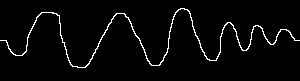
#> input picture Resources/wires/Cense_wire_01.png, 300 x 81 px, found by its file name
$ python simulatedWorld.py
#> lines starting #> are read from the running program, lines starting #| are printed output that depends on the picture; after the words box and inside, x2 and y2 are one past the last pixel; in counts of white or black regions, pixels touching at a corner belong together
### Cense/World/Simulated/worldParser.py
import numpy as np
import matplotlib.pyplot as plt
from PIL import Image
import sys

# world resolution
world_resolution = 25, 15


#
# Takes an image and creates a three dimensional array from it
# First and second dimensions being the coordinates of the pixel
# Third dimension being either 1 or 0 where a 1 represents the wire and a 0 represents the background
#
def create_wire_from_file(file_path=sys.path[2] + '/../Resources/wires/Cense_wire_01.png', debug=False):

    # Read image and export it as numpy array
#> called with debug = False
    image = Image.open(file_path)
#> image is the input picture: PIL image 300x81 RGBA; mean R, G, B, A 8, 8, 8, 255
    np_image = np.asarray(image, dtype=np.uint8)
    img_arr_cp = np.copy(np_image)

    # Visualize the array containing the world
    if debug:
        plt.imshow(img_arr_cp)
        plt.show()

    # Reduce the array to the red values
    wire_arr = np.array(img_arr_cp[:, :, 0])
#> wire_arr: shape (81, 300); 3.1% white in thin lines or dots, all inside (x1, y1, x2, y2) = (0, 8, 300, 68)
    # Where red values aren't 0 aka where the wire is black put a 1
    wire_arr[wire_arr > 0] = 1.0
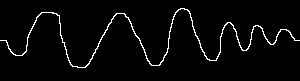
#> wire_arr: shape (81, 300); values 0 (black) and 1 (white), 3.1% white in thin lines or dots, all inside (x1, y1, x2, y2) = (0, 8, 300, 68)

    # Rotate the image array, so it can be accessed naturally with coordinates like self.__world[x,y]
    wire_arr_temp = np.zeros_like(wire_arr)
    # Turn around all lines
    for i in range(wire_arr.shape[0]):
        wire_arr_temp[i] = wire_arr[i][::-1]
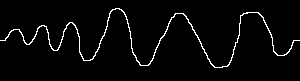
#> wire_arr_temp: shape (81, 300); values 0 (black) and 1 (white), 3.1% white in thin lines or dots, all inside (x1, y1, x2, y2) = (0, 8, 300, 68)
    # wire_arr = np.fliplr(np.flipud(wire_arr_temp.T))
    wire_arr = np.fliplr(wire_arr_temp.T)
#> wire_arr: shape (300, 81); values 0 (black) and 1 (white), 3.1% white in thin lines or dots, all inside (x1, y1, x2, y2) = (13, 0, 73, 300)
    if debug:
        plt.imshow(wire_arr)
        plt.show()

    return wire_arr

# [2 lines that do not run on import are left out]

### Cense/World/world.py
from abc import ABC, abstractmethod

import Decider.action as action


#
# Abstract World Class modeling a hot wire game capable of performing actions and switching states
#
class World(ABC):

    #
    # World encoding:
    # Unix like world encoding to enable fast bitwise operation on the world states
    #
    backdrop = 0
    wire = 1
    rotor_top = 1 << 1
    rotor_bot = 1 << 2
    goal = 1 << 3
    out_of_world = 1 << 4

    def __init__(self):
        pass

    # [17 lines left out: function perform_action, not called in this run]

    @abstractmethod
    def move_left(self):
        pass

    @abstractmethod
    def move_right(self):
        pass

    @abstractmethod
    def move_up(self):
        pass

    @abstractmethod
    def move_down(self):
        pass

    @abstractmethod
    def turn_clockwise(self):
        pass

    @abstractmethod
    def turn_counter_clockwise(self):
        pass

    @abstractmethod
    def get_state(self, coordinates):
        pass

### Cense/World/state.py
import numpy as np
import hashlib


# Represents a state of the world, a smaller cutout with quadratic shape
class State:
    # Array containing the cutout
    state_array = np.zeros([5, 5, 1], dtype=np.uint8)

    def __init__(self, state_array):
        self.state_array = state_array

    # Returns the hashcode of the state
    # [14 lines left out: functions hash_code, equals, not called in this run]

    # Returns a printable string representation of this State
    def __str__(self):
        print_array = np.empty_like(self.state_array)
        # Rotate array by -90°
        state_size = self.state_array.shape[0]
        for column in range(state_size):
            for row in range(state_size):
                print_array[row, column] = self.state_array[column, state_size - row - 1]
        return str(print_array)

### Cense/World/Simulated/simulatedWorld.py
import World.Simulated.worldParser as worldParser
import numpy as np
from World.world import World
import math
from Decider.action import Action
from World.state import State


class SimulatedWorld(World):
    # Array containing the current state of the world
    __world = np.zeros([5, 5])
    # Current position of the tool center point
    tcp_pos = [0, 0]
    # Static variable determining how big a state snapshot should be
    __state_size = 5
    # Possible positions for the rotators, in order of clockwise rotation
    # Currently hardcoded for a state size of 5 TODO: create these dynamically
    positions_R_top = np.array([(0, 2), (1, 3), (2, 4), (3, 3), (4, 2), (3, 1), (2, 0), (1, 1)])
    positions_R_bot = np.array([(4, 2), (3, 1), (2, 0), (1, 1), (0, 2), (1, 3), (2, 4), (3, 3)])
    # Coordinates of the final goal the agent should reach
    last_goal = (0, 0)
    # Coordinates of the current goal
    current_goal = (0, 0)
    # Last directed action that was performed
    last_directed_action = None

    # Tested
    def __init__(self, world_path=None):
        super().__init__()
        if world_path is not None:
            # Parse world from given image
            self.__world = worldParser.create_wire_from_file(world_path)
        if world_path is None:
            self.__world = worldParser.create_wire_from_file()

        self.__create_init_state()

    #
    # Initiates the claws and the first goal
    # Tested
    #
    def __create_init_state(self):
        # print("Initializing world")
        # Calculate final goal
        for i in range(self.__world.shape[1] - 1):
            if self._flag_is_set((self.__world.shape[0] - 1, i), self.wire):
                self.last_goal = (self.__world.shape[0] - 1, i)
#> (the rest of the program and of its run is left out)
